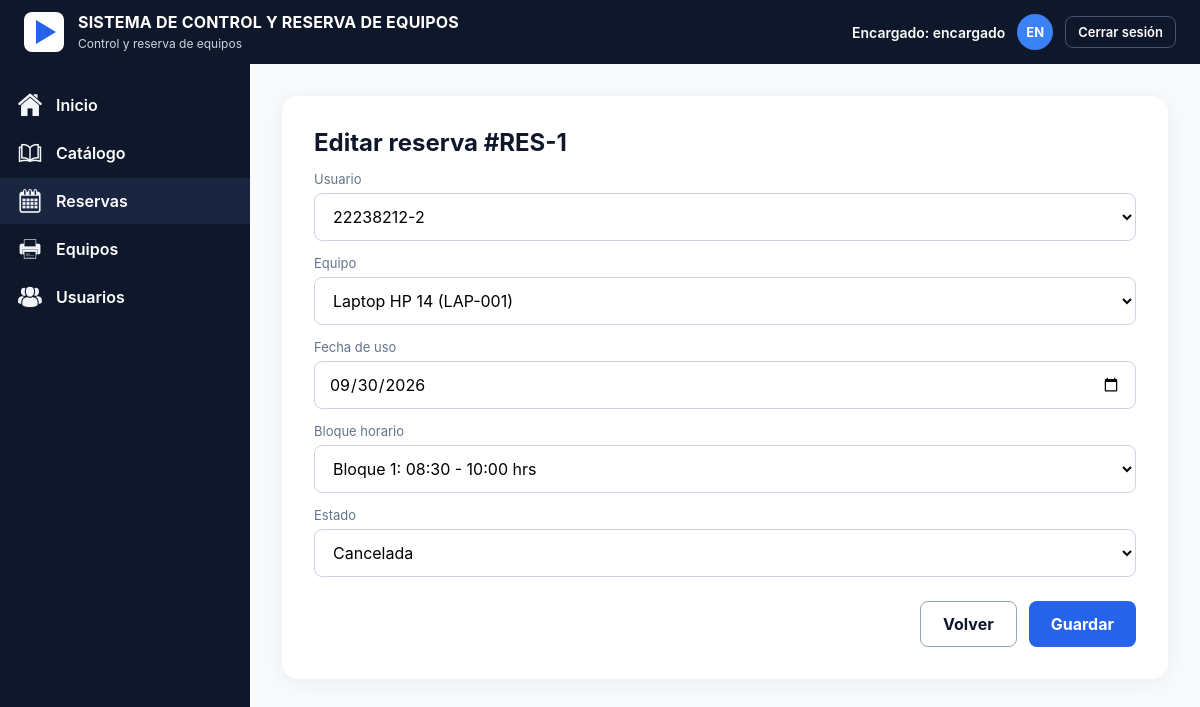
Page /reservas/1/editar/ (signed in) on the committed database.
### reservas/models.py (models this page shows, shortened)
class Reserva(models.Model):
    CONFIRMADA = "CONFIRMADA"
    CANCELADA = "CANCELADA"
    ESTADOS = [(CONFIRMADA, "Confirmada"), (CANCELADA, "Cancelada")]
    usuario = models.ForeignKey(settings.AUTH_USER_MODEL, on_delete=models.CASCADE, related_name="reservas")
    equipo = models.ForeignKey(Equipo, on_delete=models.CASCADE, related_name="reservas")
    fecha = models.DateField("fecha de uso")
    bloque = models.PositiveSmallIntegerField("bloque horario", choices=BLOQUES)
    estado = models.CharField(max_length=12, choices=ESTADOS, default=CONFIRMADA)
    creada = models.DateTimeField(auto_now_add=True)
    class Meta:
        ordering = ["-fecha", "bloque"]
    @property
    def codigo(self):
        return f"#RES-{self.pk}" if self.pk else "#RES-(nueva)"
    @property
    def horario(self):
        return f"{INICIO_BLOQUE[self.bloque]} - {FIN_BLOQUE[self.bloque]} hrs"

### reservas/views.py (the view)
# urls.py: path("reservas/<int:pk>/editar/", views.reserva_editar, name="reserva_editar"),
@solo_admin
def reserva_editar(request, pk):
    reserva = get_object_or_404(Reserva, pk=pk)
    form = ReservaAdminForm(request.POST or None, instance=reserva)
    if request.method == "POST" and form.is_valid():
        form.save()
        messages.success(request, f"Reserva {reserva.codigo} actualizada.")
        return redirect("reservas")
    return render(request, "reserva_form.html", {"form": form, "titulo": f"Editar reserva {reserva.codigo}"})

### reservas/forms.py
class ReservaAdminForm(forms.ModelForm):
    class Meta:
        model = Reserva
        fields = ("usuario", "equipo", "fecha", "bloque", "estado")
        widgets = {"fecha": forms.DateInput(attrs={"type": "date"}, format="%Y-%m-%d")}

### reservas/models.py (called while the page is built)
    def __str__(self):
        return f"{self.nombre} ({self.codigo})"

### reservas/views.py (called while the page is built)
def solo_admin(vista):
    @wraps(vista)
    def envoltura(request, *args, **kwargs):
        if not request.user.is_superuser:
            raise PermissionDenied
        return vista(request, *args, **kwargs)
    return login_required(envoltura)

### templates/reserva_form.html (shortened to what this page needs)
{% extends "base.html" %}
{% block content %}
<div class="wrap"><div class="card">
  <h1>{{ titulo }}</h1>
  <form method="post" novalidate>
    {% include "_campos.html" %}
    <div class="actions"><a class="btn out" href="{% url 'reservas' %}">Volver</a><button class="btn">Guardar</button></div>
  </form>
</div></div>
{% endblock %}

### templates/base.html (shortened to what this page needs)
{% load static %}<!DOCTYPE html>
<html lang="es">
<head>
<link rel="stylesheet" href="{% static 'css/style.css' %}">
</head>
<body>
{% with n=request.resolver_match.url_name %}
<header class="topbar">
  <div class="brand">
    <svg viewBox="0 0 40 40" aria-hidden="true"><rect width="40" height="40" rx="8" fill="#fff"/><path d="M12 8l20 12-20 12z" fill="#2563eb"/></svg>
    <div><b>SISTEMA DE CONTROL Y RESERVA DE EQUIPOS</b><small>Control y reserva de equipos</small></div>
  </div>
  {% if user.is_authenticated %}
  <div class="userbox">
    <span>{% if user.is_superuser %}Encargado{% else %}{{ user.perfil.tipo|default:"Usuario" }}{% endif %}: {{ user.first_name|default:user.username }}</span>
    <span class="avatar">{{ user.first_name|default:user.username|slice:":2"|upper }}</span>
    <form method="post" action="{% url 'salir' %}" class="inline">{% csrf_token %}<button class="linkbtn">Cerrar sesión</button></form>
  </div>
  {% endif %}
</header>
<div class="layout">
  <nav class="sidebar" aria-label="Navegación principal">
    <a href="{% url 'inicio' %}" class="{% if n == 'inicio' or n == 'registro' %}active{% endif %}"><img src="{% static 'img/casa.png' %}" alt="">Inicio</a>
    {% if user.is_authenticated %}
    <a href="{% url 'catalogo' %}" class="{% if n == 'catalogo' %}active{% endif %}"><img src="{% static 'img/libro.png' %}" alt="">Catálogo</a>
    <a href="{% url 'reservas' %}" class="{% if n == 'reservas' or n == 'reservar' or 'reserva_' in n %}active{% endif %}"><img src="{% static 'img/calendario.png' %}" alt="">Reservas</a>
    {% if user.is_superuser %}
    <a href="{% url 'equipos' %}" class="{% if n == 'equipos' %}active{% endif %}"><img src="{% static 'img/impresora.png' %}" alt="">Equipos</a>
    <a href="{% url 'usuarios' %}" class="{% if n == 'usuarios' %}active{% endif %}"><img src="{% static 'img/usuarios.png' %}" alt="">Usuarios</a>
    {% endif %}
    {% endif %}
  </nav>
  <main class="content">
    {% block content %}{% endblock %}
  </main>
</div>
{% endwith %}
</body>
</html>

### templates/_campos.html (shortened to what this page needs)
{% for field in form %}
  <label for="{{ field.id_for_label }}">{{ field.label }}</label>
  {{ field }}
{% endfor %}

### static/css/style.css (style rules this page uses)
:root { --navy:#0f172a;--navy2:#1a2540;--blue:#2563eb;--blue-d:#1d4ed8;--bg:#f8fafc;--line:#e2e8f0;--txt:#0f172a;--mut:#64748b;--ok:#16a34a;--bad:#dc2626;--warn:#f59e0b }
* { box-sizing:border-box }
body { margin:0;font-family:Inter,system-ui,-apple-system,"Segoe UI",Roboto,sans-serif;background:var(--bg);color:var(--txt);min-height:100vh;display:flex;flex-direction:column }
a { color:var(--blue);text-decoration:none }
.topbar { background:var(--navy);color:#fff;height:64px;display:flex;align-items:center;justify-content:space-between;padding:0 24px;position:sticky;top:0;z-index:5 }
.brand { display:flex;align-items:center;gap:14px }
.brand svg { width:40px;height:40px }
.brand b { display:block;font-size:16px;letter-spacing:.2px }
.brand small { color:#cbd5e1;font-size:12px }
.userbox { display:flex;align-items:center;gap:12px;font-weight:600;font-size:14px }
.avatar { width:36px;height:36px;border-radius:50%;background:#3b82f6;display:grid;place-items:center;font-size:13px;font-weight:700 }
.linkbtn { background:none;border:1px solid #475569;color:#fff;border-radius:8px;padding:7px 12px;cursor:pointer;font:inherit;font-size:13px }
.layout { display:flex;flex:1 }
.sidebar { background:var(--navy);width:250px;padding:16px 0;flex-shrink:0 }
.sidebar a { display:flex;align-items:center;gap:14px;color:#fff;padding:11px 18px;margin:2px 0;font-weight:600;font-size:16px }
.sidebar a img { width:24px;height:24px }
.sidebar a.active { background:var(--navy2) }
.content { flex:1;padding:32px;min-width:0 }
.wrap { max-width:900px;margin:0 auto }
.card { background:#fff;border-radius:16px;box-shadow:0 4px 24px rgba(15,23,42,.06);padding:32px }
h1 { font-size:24px;margin:0 0 6px }
label { display:block;font-size:13px;color:var(--mut);margin:14px 0 6px }
input:not([type=checkbox]),select { width:100%;padding:12px 14px;border:1px solid #cbd5e1;border-radius:8px;font:inherit;background:#fff }
.btn { display:inline-block;border:0;border-radius:8px;padding:12px 22px;font:inherit;font-weight:700;cursor:pointer;background:var(--blue);color:#fff;text-align:center }
.btn.out { background:#fff;color:var(--navy);border:1px solid #94a3b8 }
.actions { display:flex;gap:12px;justify-content:flex-end;margin-top:24px;flex-wrap:wrap }
.inline { display:inline }
@media (prefers-reduced-motion:no-preference) { .btn,.sidebar a { transition:background .15s } }

### rows in the picture
Reserva: form "22238212-2" "Laptop HP 14 (LAP-001)" "09/30/2026" "Bloque 1: 08:30 - 10:00 hrs" "Cancelada"

### other values in the picture
{{ user.first_name|default:user.username }} "encargado"
{{ user.first_name|default:user.username|slice:":2"|upper }} "EN"
{{ titulo }} "Editar reserva #RES-1"
{{ field.label }} "Usuario" "Equipo" "Fecha de uso" "Bloque horario" "Estado"
